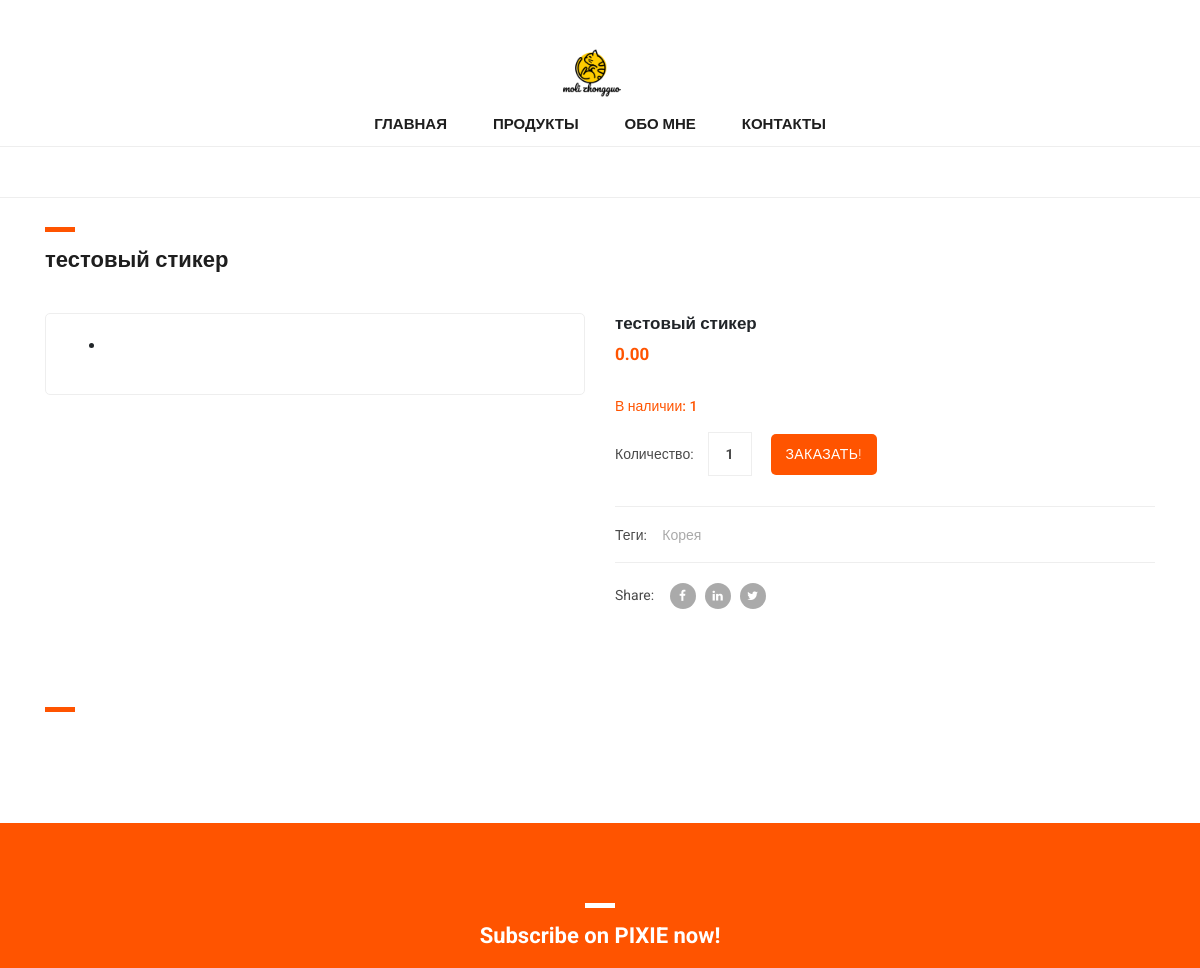
The page /products/testovyj-stiker/ (upper part) on the database as committed earlier.
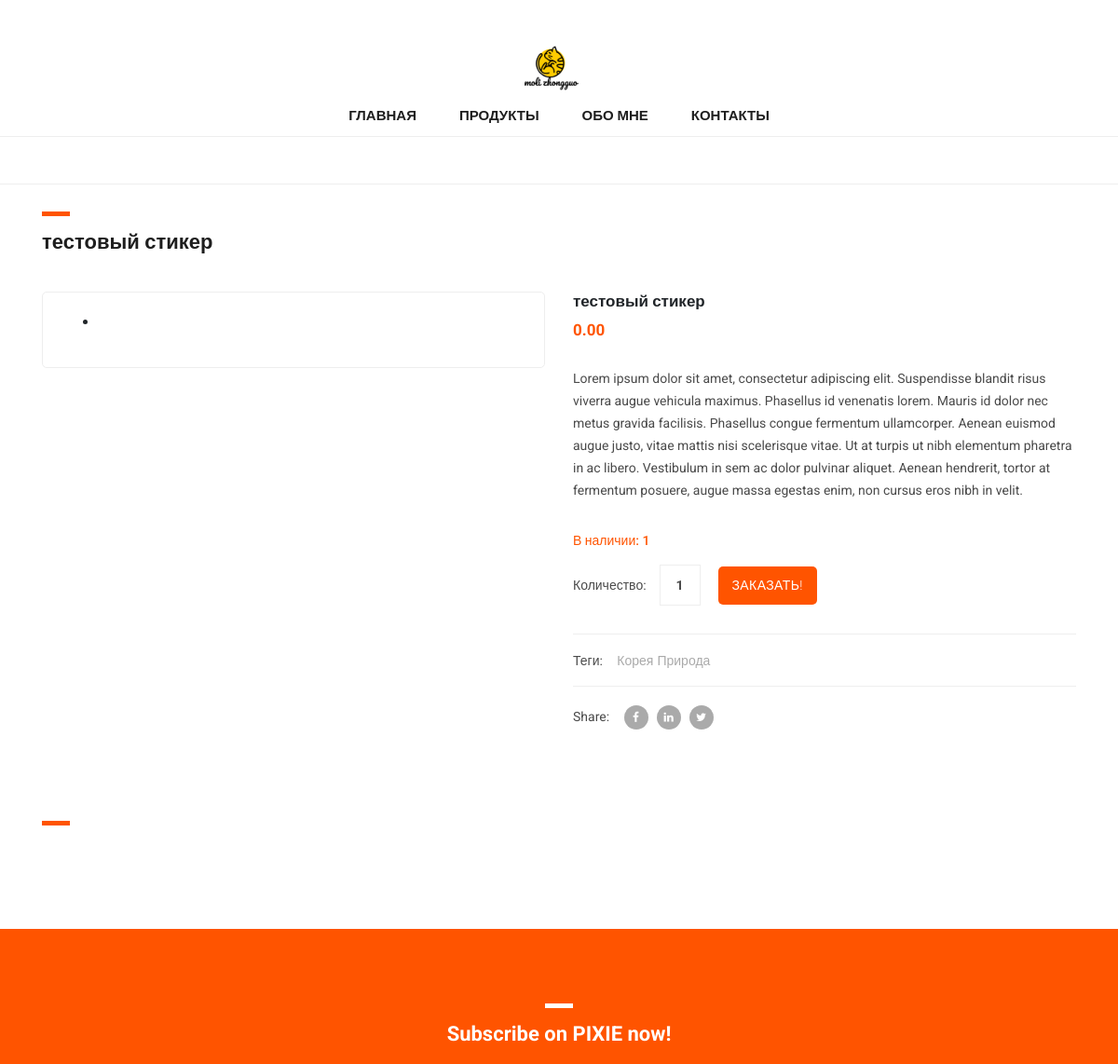
The same page on the database as committed later.
### shop/models.py (models this page shows, shortened)
class Tag(models.Model):
    name = models.CharField(max_length=50, verbose_name='Тэг')
    slug = models.SlugField(max_length=50, verbose_name='Url', unique=True)
    class Meta:
        verbose_name = 'Тег'
        verbose_name_plural = 'Теги'
        ordering = ['name']

class Goods(models.Model):
    name = models.CharField(max_length=255, verbose_name='Название')
    slug = models.SlugField(max_length=255, verbose_name='Url', unique=True)
    description = models.TextField(blank=True, verbose_name='Описание')
    created_at = models.DateTimeField(auto_now=True, verbose_name='Опубликовано')
    photo = models.ImageField(upload_to='photo/%Y/%m/%d/', blank=True, verbose_name='Фото')
    amount = models.IntegerField(verbose_name='Кол-во')
    price = MoneyField(default=0, max_digits=14, decimal_places=2, default_currency='USD', verbose_name='Цена')
    category = models.ForeignKey(Category, on_delete=models.PROTECT, related_name='goods')
    tags = models.ManyToManyField(Tag, blank=True, related_name='goods')
    class Meta:
        verbose_name = 'Товар'
        verbose_name_plural = 'Товары'
        ordering = ['-created_at']

### shop/views.py (the view)
# urls.py: path('products/<str:slug>/', GetProduct.as_view(), name='product'),
class GetProduct(DetailView):
    model = Goods
    template_name = 'shop/single-product.html'
    context_object_name = 'post'
    def get_context_data(self, *, object_list=None, **kwargs):
        context = super().get_context_data(**kwargs)
        context['title'] = 'Главная страница'
        self.object.views = F('views')+1
        self.object.save()
        self.object.refresh_from_db()
        return context

### shop/templates/shop/single-product.html (shortened to what this page needs)
{% extends 'base.html' %}
{% load thumbnail %}
{% block content %}
<div class="single-product">
  <div class="container">
    <div class="row">
      <div class="col-md-12">
        <div class="section-heading">
          <div class="line-dec"></div>
          <h1>{{ post.name }}</h1>
        </div>
      </div>
      <div class="col-md-6">
        <div class="product-slider">
          <div id="slider" class="flexslider">
            <ul class="slides">
              <li>
              </li>
            </ul>
          </div>
        </div>
      </div>
      <div class="col-md-6">
        <div class="right-content">
          <h4>{{ post.name }}</h4>
          <h6>{{ post.price }}</h6>
          <p>{{ post.description|safe }} </p>
          <span> В наличии: {{ post.amount }}</span>
          <form action="" method="get">
            <label for="quantity">Количество:</label>
            <input name="quantity" type="quantity" class="quantity-text" id="quantity"
                   onfocus="if(this.value == '1') { this.value = ''; }"
                   onBlur="if(this.value == '') { this.value = '1';}"
                   value="1">
            <input type="submit" class="button" value="Заказать!">
          </form>
          <div class="down-content">
            <div class="categories">
              {% if post.tags.exists %}
              <h6>Теги:
                <span>{% for tag in post.tags.all %}<a href="#">{{ tag.name }}</a>{% endfor %}</span>
              </h6>
              {% endif %}
            </div>
            <div class="share">
              <h6>Share: <span><a href="#"><i class="fa fa-facebook"></i></a><a href="#"><i class="fa fa-linkedin"></i></a><a href="#"><i class="fa fa-twitter"></i></a></span></h6>
            </div>
          </div>
        </div>
      </div>
    </div>
  </div>
</div>
{% include 'inc/_carousel.html' %}
{% endblock %}

Rows that differ between the two databases and show on the page:
changed Goods "тестовый стикер": description (not shown) → "Lorem ipsum dolor sit amet, consectetur adipiscing elit. Suspendisse blandit risus viverra augue vehicula maximus. Phasellus id venenatis lorem. Mauris id dolor nec metus gravida facilisis. Phasellus congue fermentum ullamcorper. Aenean euismod augue justo, vitae mattis nisi scelerisque vitae. Ut at turpis ut nibh elementum pharetra in ac libero. Vestibulum in sem ac dolor pulvinar aliquet. Aenean hendrerit, tortor at fermentum posuere, augue massa egestas enim, non cursus eros nibh in velit."
now on this page (row unchanged): Tag: name "Природа"
